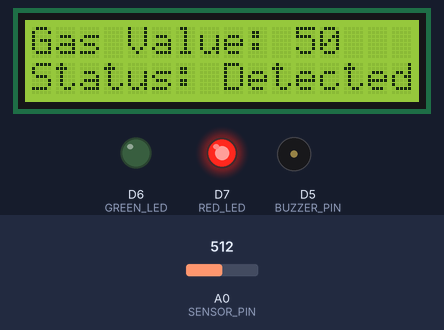
A sketch run on a simulated ESP8266 (NodeMCU). Shown: 16×2 character LCD, output pins drawn as LEDs (lit = HIGH), buzzer (waves = sounding, pin HIGH). Inputs (shaded band) come from the test bench; at power-on: A0 (SENSOR_PIN) = 512. WiFi joins after 1.5 s; servers stay silent unless stated; what the sketch prints to the serial monitor is not drawn.

Above: at 4.0 s.
4.1 s: A0 (SENSOR_PIN) set to 425
At 5.3 s:
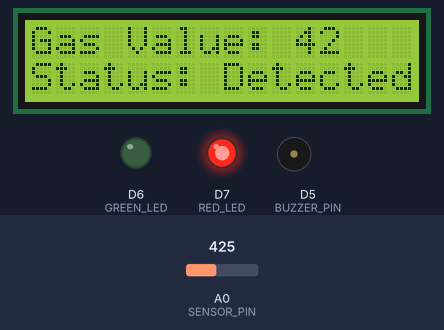
7.1 s: A0 (SENSOR_PIN) set to 406
At 7.7 s:
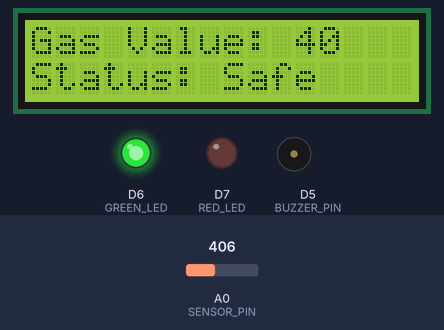
10.1 s: A0 (SENSOR_PIN) set to 716
At 11.5 s:
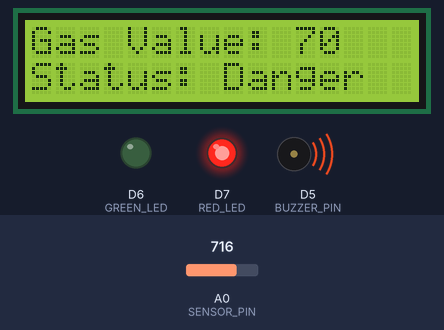
13.1 s: A0 (SENSOR_PIN) set to 511
At 14.1 s:
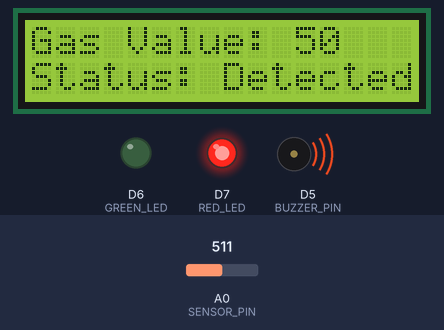
16.1 s: A0 (SENSOR_PIN) set to 1023
At 17.6 s:
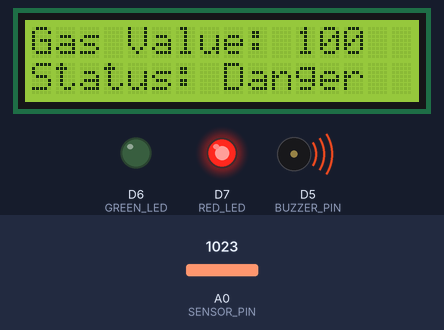
19.1 s: A0 (SENSOR_PIN) set to 900
At 19.7 s:
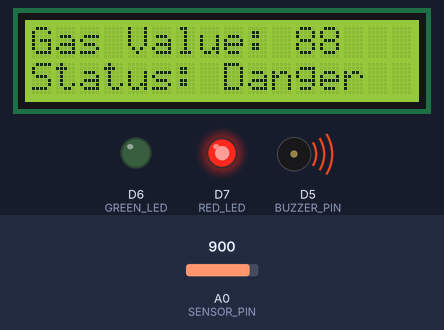
Timing chart, 0 to 22.1 s (numbered marks = the images above; inputs shaded):
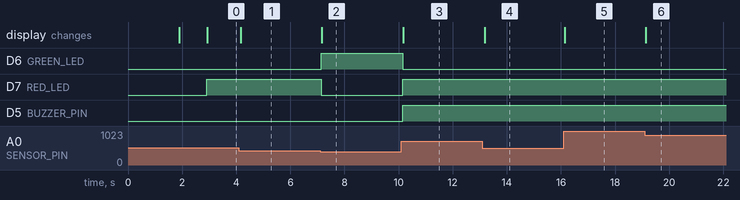

The sketch:

Gas_Detection.ino
```cpp
#define BLYNK_TEMPLATE_ID ""
#define BLYNK_TEMPLATE_NAME ""
#define BLYNK_AUTH_TOKEN ""
#define BLYNK_PRINT Serial

#include <Wire.h>
#include <LiquidCrystal_I2C.h>
#include <ESP8266WiFi.h>
#include <BlynkSimpleEsp8266.h>

LiquidCrystal_I2C lcd(0x27, 16, 2);

char auth[] = BLYNK_AUTH_TOKEN;// Enter your Auth token
char ssid[] = "wifi_name";//Enter your WIFI SSIS
char pass[] = "password";//Enter your WIFI password

#define SENSOR_PIN A0
#define GREEN_LED D6
#define RED_LED D7
#define BUZZER_PIN D5


void setup() {
  Serial.begin(9600);
  lcd.begin();
  lcd.backlight();  // Turn on the backlight
  lcd.clear();  // Clear the LCD screen

  pinMode(GREEN_LED, OUTPUT);
  pinMode(RED_LED, OUTPUT);
  pinMode(BUZZER_PIN, OUTPUT);
  pinMode(SENSOR_PIN, INPUT);
  digitalWrite(GREEN_LED, LOW);
  digitalWrite(RED_LED, LOW);
  digitalWrite(BUZZER_PIN, LOW);
  Blynk.begin(auth, ssid, pass);

  lcd.print("Starting Project");
  delay(1000);
  lcd.clear();  // Clear the LCD screen
}

void loop() {
  Blynk.run();
  lcd.clear();  // Clear the LCD screen
  int sensorValue = analogRead(SENSOR_PIN);
  int sensor = map(sensorValue, 0, 1024, 0, 100);
  Blynk.virtualWrite(V0, sensor);

  Serial.print("Smoke Value1: ");
  Serial.println(sensorValue);
  Serial.print("Smoke Value2: ");
  Serial.print(sensor);
  Serial.println("%");

  lcd.setCursor(0, 0);
  lcd.print("Gas Value: ");
  lcd.print(sensor);

  if (sensor <= 40) {
    digitalWrite(GREEN_LED, HIGH);
    digitalWrite(RED_LED, LOW);
    digitalWrite(BUZZER_PIN, LOW);
    lcd.setCursor(0, 1);
    lcd.print("Status: Safe");
    Blynk.virtualWrite(V1, "You Are Safe");
  } else if (40 < sensor && sensor <= 60) {
    digitalWrite(GREEN_LED, LOW);
    digitalWrite(RED_LED, HIGH);
    lcd.setCursor(0, 1);
    lcd.print("Status: Detected");
    Blynk.virtualWrite(V1, "Gas Leakage Detected");
  } else if (sensor > 50) {
    Blynk.logEvent("gas_detected", "Gas detected! Please Check.");
    digitalWrite(GREEN_LED, LOW);
    digitalWrite(RED_LED, HIGH);
    digitalWrite(BUZZER_PIN, HIGH);
    lcd.setCursor(0, 1);
    lcd.print("Status: Danger");
    Blynk.virtualWrite(V1, "You Are In Danger");
  }else{
    digitalWrite(BUZZER_PIN, LOW);
    }

}
```

Measured:
- the behaviour switches between 415 and 414 on A0 (SENSOR_PIN) (found by bisection; images 1 and 2)
- after the input at 4.1 s, the display: changes after 0.06 s (image 1)
- after the input at 7.1 s, D6 (GREEN_LED): LOW → HIGH after 0.05 s; D7 (RED_LED): HIGH → LOW after 0.05 s; the display: changes after 0.06 s (image 2)
- after the input at 10.1 s, D6 (GREEN_LED): HIGH → LOW after 0.06 s; D7 (RED_LED), D5 (BUZZER_PIN): LOW → HIGH after 0.06 s; the display: changes after 0.07 s (image 3)
- after the input at 13.1 s, the display: changes after 0.08 s (image 4)
- after the input at 16.1 s, the display: changes after 0.05 s (image 5)
- after the input at 19.1 s, the display: changes at once (image 6)
